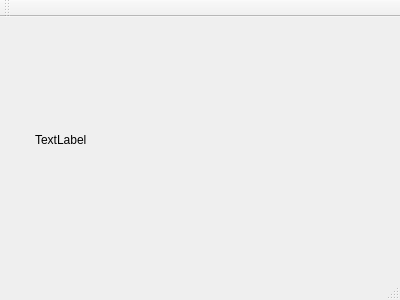
<?xml version="1.0" encoding="UTF-8"?>
<ui version="4.0">
 <class>MainWindow</class>
 <widget class="QMainWindow" name="MainWindow">
  <property name="geometry">
   <rect>
    <x>0</x>
    <y>0</y>
    <width>400</width>
    <height>300</height>
   </rect>
  </property>
  <property name="windowTitle">
   <string>MainWindow</string>
  </property>
  <widget class="QWidget" name="centralWidget">
   <widget class="QLabel" name="label">
    <property name="geometry">
     <rect>
      <x>35</x>
      <y>92</y>
      <width>71</width>
      <height>61</height>
     </rect>
    </property>
    <property name="text">
     <string>TextLabel</string>
    </property>
   </widget>
  </widget>
  <widget class="QMenuBar" name="menuBar">
   <property name="geometry">
    <rect>
     <x>0</x>
     <y>0</y>
     <width>400</width>
     <height>23</height>
    </rect>
   </property>
  </widget>
  <widget class="QToolBar" name="mainToolBar">
   <attribute name="toolBarArea">
    <enum>TopToolBarArea</enum>
   </attribute>
   <attribute name="toolBarBreak">
    <bool>false</bool>
   </attribute>
  </widget>
  <widget class="QStatusBar" name="statusBar"/>
 </widget>
 <layoutdefault spacing="6" margin="11"/>
 <resources/>
 <connections/>
</ui>
